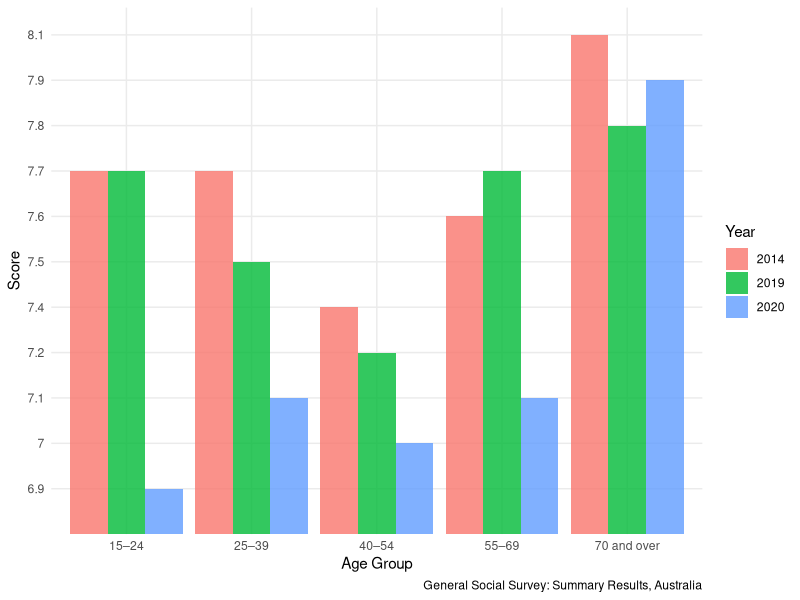
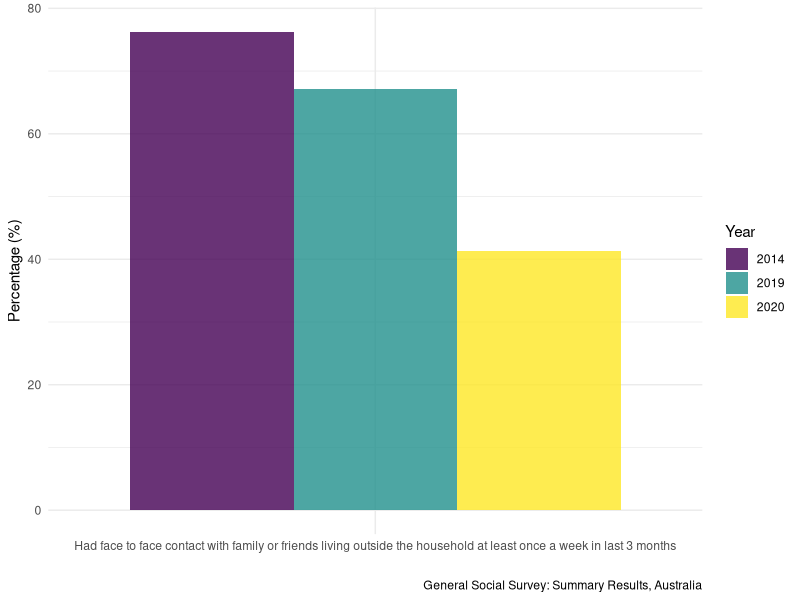
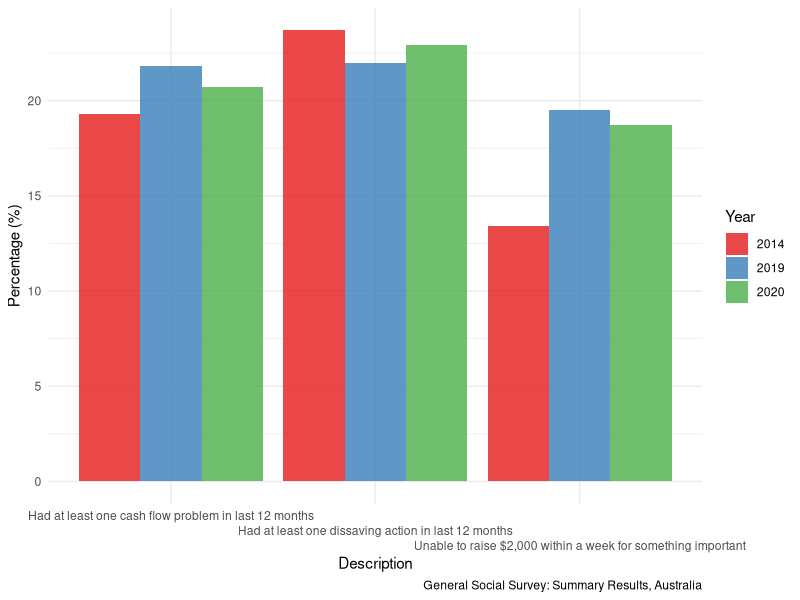
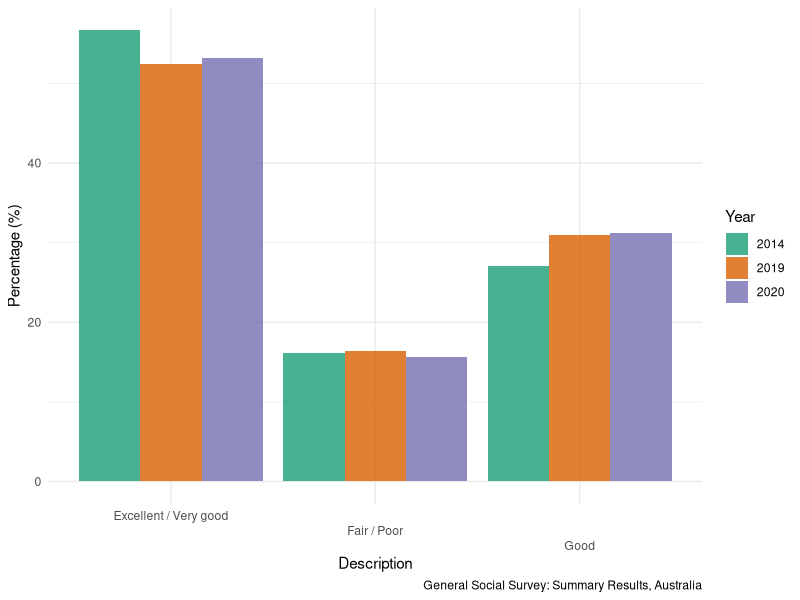
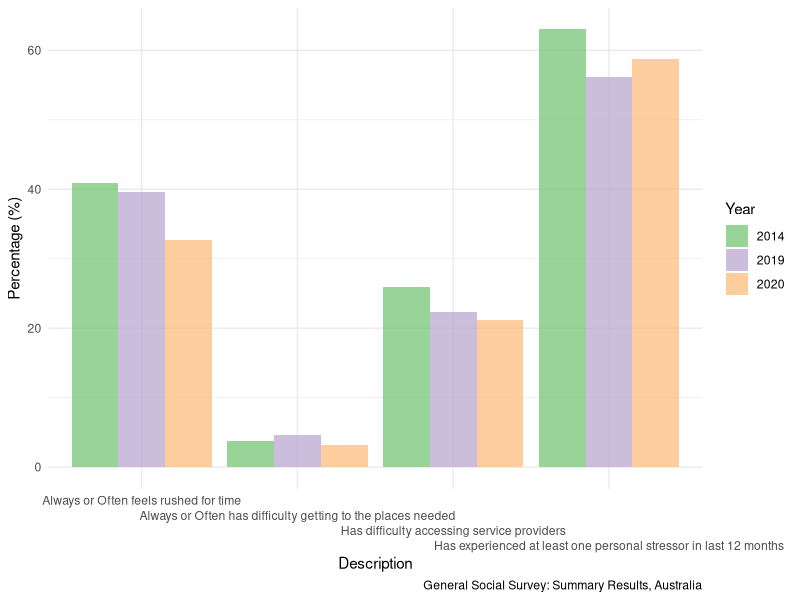

R code for these plots, in order:
## ---- chunk 1
knitr::opts_chunk$set(echo = TRUE)

library(tidyverse)
library(dplyr)
library(knitr)
library(bookdown)
library(kableExtra)
library(ggplot2)
## ---- chunk 2

#Load in dataset
satisfaction_full <- read_csv(here::here("inputs/data/Life_Satisfaction_Full.csv"))

#Show a brief extract of the dataset by selecting 12 observations in a table
satisfaction_full %>%
  slice(1:10) %>%
  kable(
    caption= "10 Observations from dataset of Overall Life Satifaction in Australia",
    booktabs = TRUE,
    linesep = "",
    align = c('c', 'c', 'c', 'c', 'c','c', 'c','c', 'c', 'c')
  ) %>%
  kable_styling(latex_options = "scale_down")
  
## ---- chunk 3
satisfaction <- read_csv(here::here("inputs/data/Graph 1_ Overall life satisfaction by Age, 2014 - 2020.csv"))
satisfaction <- data.frame(satisfaction)
satisfaction <- subset(satisfaction, select = c(1, 2, 3, 4))
satisfaction <- satisfaction[c(2, 3, 4, 5, 6), ]
colnames(satisfaction) <- c('Age Group','2014', '2019', '2020')

g1 <-
  satisfaction %>%
  gather(Year, Score, 2:4)
## ---- chunk 4
satisfaction %>%
  select(`Age Group`, `2014`, `2019`, `2020`) %>%
  slice(1:5) %>%
  kable(
    col.names = c("Age Group", "2014 Score", "2019 Score", "2020 Score"),
    digits = 1,
    booktabs = TRUE,
    caption = "Overall Life Satisfaction by Age",
    linesep = "",
    align = c('c', 'c', 'c', 'c')
  )
## ---- chunk 5
g1 %>%
  ggplot(aes(x = `Age Group`, y = Score, group = Year, fill = Year)) +
  geom_col(position = "dodge", alpha = 0.8)+
  theme_minimal() +
  labs(x = "Age Group", y = "Score", caption = "General Social Survey: Summary Results, Australia")
## ---- chunk 6

#Load in dataset
social_experiences_full <- read_csv(here::here("inputs/data/Social_Experiences_Full.csv"))

#Show a brief extract of the dataset by selecting 12 observations in a table
social_experiences_full %>%
  slice(2,3,13, 14, 15, 20, 27, 28, 30, 32) %>%
  select(c(1,4,7,10)) %>% 
  kable(
    caption= "10 Observations from dataset of Social Experiences in Australia (Removed data for gender from visualization)",
    booktabs = TRUE,
    linesep = "",
    align = c('c', 'c', 'c', 'c'),
    col.names = c("Social Experience", "2014 Total Persons", "2019 Total Persons", "2020 Total Persons")
    
  ) %>%
  kable_styling(latex_options = "scale_down")
  
## ---- chunk 7
#Read in just the portion of the survey including face to face contact
contact <- read_csv(here::here("inputs/data/Table 17.1_Proportion-Table 1.csv"))
contact <- data.frame(contact)
contact <- subset(contact, select = c(1, 4, 8, 12, 16, 20))
contact <- contact[c(23), ]
colnames(contact) <- c('Description', '2006', '2010', '2014', '2019', '2020')
contact <- 
  contact %>%
  select(Description, `2014`, `2019`, `2020`) %>%
  gather(Year, Percentage, 2:4)
## ---- chunk 8
contact %>%
  ggplot(aes(x = Description, y = as.numeric(Percentage), group = Year, fill = Year)) +
  geom_col(position = "dodge", alpha = 0.8) +
  theme_minimal() + 
  labs(x = " ", y = "Percentage (%)", caption = "General Social Survey: Summary Results, Australia") + scale_fill_viridis_d()
## ---- chunk 9
finance <- read_csv(here::here("inputs/data/Table 16.1_Proportion-Table 1.csv"))
finance <- data.frame(finance)
finance <- subset(finance, select = c(1, 2, 3, 4, 5, 6))
finance <- finance[c(8, 11, 14), ]
colnames(finance) <- c('Description', '2006', '2010', '2014', '2019', '2020')
finance <- 
  finance %>%
  select(Description, `2014`, `2019`, `2020`) %>%
  gather(Year, Percentage, 2:4)
## ---- chunk 10
finance %>% 
  ggplot(aes(x = Description, y = as.numeric(Percentage), group = Year, fill = Year)) +
  geom_col(position = "dodge", alpha = 0.8) +
  theme_minimal() + 
  labs(x = "Description", y = "Percentage (%)", caption = "General Social Survey: Summary Results, Australia") + scale_x_discrete(guide=guide_axis(n.dodge=3)) + scale_fill_brewer(palette = "Set1")
## ---- chunk 11
health <- read_csv(here::here("inputs/data/Table 17.1_Proportion-Table 1.csv"))
health <- data.frame(health)
health <- subset(health, select = c(1, 12, 16, 20))
health <- health[c(51, 52, 53), ]
colnames(health) <- c('Description', '2014', '2019', '2020')
health <- 
  health %>%
  select(Description, `2014`, `2019`, `2020`) %>%
  gather(Year, Percentage, 2:4)
## ---- chunk 12
health %>% 
  ggplot(aes(x = Description, y = as.numeric(Percentage), group = Year, fill = Year)) +
  geom_col(position = "dodge", alpha = 0.8) +
  theme_minimal() + 
  labs(x = "Description", y = "Percentage (%)", caption = "General Social Survey: Summary Results, Australia") + scale_fill_discrete(labels = c("2014", "2019", "2020"))+ scale_x_discrete(guide=guide_axis(n.dodge=4)) + scale_fill_brewer(palette = "Dark2")
## ---- chunk 13
stressors <- read_csv(here::here("inputs/data/Table 17.1_Proportion-Table 1.csv"))
stressors <- data.frame(stressors)
stressors <- subset(stressors, select = c(1, 12, 16, 20))
stressors <- stressors[c(40, 41, 42, 43), ]
colnames(stressors) <- c('Description', '2014', '2019', '2020')
stressors <- 
  stressors %>%
  select(Description, `2014`, `2019`, `2020`) %>%
  gather(Year, Percentage, 2:4)
## ---- chunk 14
stressors %>% 
  ggplot(aes(x = Description, y = as.numeric(Percentage), group = Year, fill = Year)) +
  geom_col(position = "dodge", alpha = 0.8) +
  theme_minimal() + 
  labs(x = "Description", y = "Percentage (%)", caption = "General Social Survey: Summary Results, Australia") + scale_fill_discrete(labels = c("2014", "2019", "2020"))+ scale_x_discrete(guide=guide_axis(n.dodge=4)) + scale_fill_brewer(palette = "Accent")
